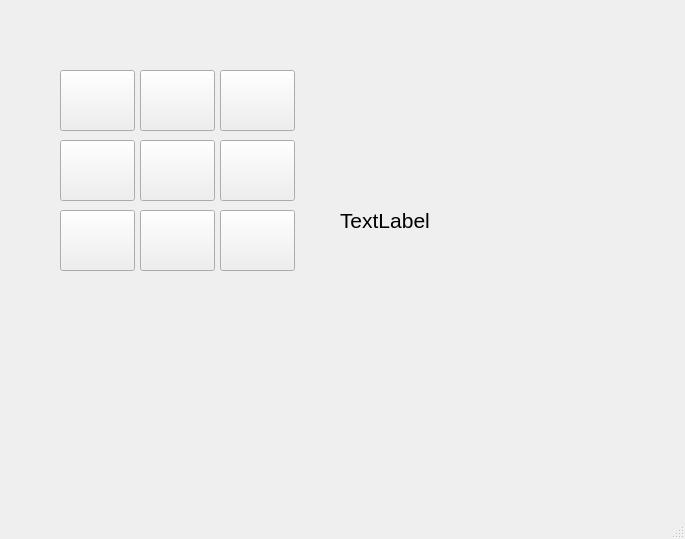
<?xml version="1.0" encoding="UTF-8"?>
<ui version="4.0">
 <class>MainWindow</class>
 <widget class="QMainWindow" name="MainWindow">
  <property name="geometry">
   <rect>
    <x>0</x>
    <y>0</y>
    <width>685</width>
    <height>539</height>
   </rect>
  </property>
  <property name="windowTitle">
   <string>MainWindow</string>
  </property>
  <widget class="QWidget" name="centralwidget">
   <widget class="QPushButton" name="btn_6">
    <property name="geometry">
     <rect>
      <x>60</x>
      <y>70</y>
      <width>75</width>
      <height>61</height>
     </rect>
    </property>
    <property name="font">
     <font>
      <pointsize>28</pointsize>
     </font>
    </property>
    <property name="text">
     <string/>
    </property>
   </widget>
   <widget class="QPushButton" name="btn_7">
    <property name="geometry">
     <rect>
      <x>140</x>
      <y>70</y>
      <width>75</width>
      <height>61</height>
     </rect>
    </property>
    <property name="font">
     <font>
      <pointsize>28</pointsize>
     </font>
    </property>
    <property name="text">
     <string/>
    </property>
   </widget>
   <widget class="QPushButton" name="btn_8">
    <property name="geometry">
     <rect>
      <x>220</x>
      <y>70</y>
      <width>75</width>
      <height>61</height>
     </rect>
    </property>
    <property name="font">
     <font>
      <pointsize>28</pointsize>
     </font>
    </property>
    <property name="text">
     <string/>
    </property>
   </widget>
   <widget class="QPushButton" name="btn_5">
    <property name="geometry">
     <rect>
      <x>220</x>
      <y>140</y>
      <width>75</width>
      <height>61</height>
     </rect>
    </property>
    <property name="font">
     <font>
      <pointsize>28</pointsize>
     </font>
    </property>
    <property name="text">
     <string/>
    </property>
   </widget>
   <widget class="QPushButton" name="btn_3">
    <property name="geometry">
     <rect>
      <x>60</x>
      <y>140</y>
      <width>75</width>
      <height>61</height>
     </rect>
    </property>
    <property name="font">
     <font>
      <pointsize>28</pointsize>
     </font>
    </property>
    <property name="text">
     <string/>
    </property>
   </widget>
   <widget class="QPushButton" name="btn_4">
    <property name="geometry">
     <rect>
      <x>140</x>
      <y>140</y>
      <width>75</width>
      <height>61</height>
     </rect>
    </property>
    <property name="font">
     <font>
      <pointsize>28</pointsize>
     </font>
    </property>
    <property name="text">
     <string/>
    </property>
   </widget>
   <widget class="QPushButton" name="btn_1">
    <property name="geometry">
     <rect>
      <x>140</x>
      <y>210</y>
      <width>75</width>
      <height>61</height>
     </rect>
    </property>
    <property name="font">
     <font>
      <pointsize>28</pointsize>
     </font>
    </property>
    <property name="text">
     <string/>
    </property>
   </widget>
   <widget class="QPushButton" name="btn_2">
    <property name="geometry">
     <rect>
      <x>220</x>
      <y>210</y>
      <width>75</width>
      <height>61</height>
     </rect>
    </property>
    <property name="font">
     <font>
      <pointsize>28</pointsize>
     </font>
    </property>
    <property name="text">
     <string/>
    </property>
   </widget>
   <widget class="QPushButton" name="btn_0">
    <property name="geometry">
     <rect>
      <x>60</x>
      <y>210</y>
      <width>75</width>
      <height>61</height>
     </rect>
    </property>
    <property name="font">
     <font>
      <pointsize>28</pointsize>
     </font>
    </property>
    <property name="text">
     <string/>
    </property>
   </widget>
   <widget class="QLabel" name="lbl_">
    <property name="geometry">
     <rect>
      <x>330</x>
      <y>70</y>
      <width>321</width>
      <height>61</height>
     </rect>
    </property>
    <property name="font">
     <font>
      <pointsize>28</pointsize>
     </font>
    </property>
    <property name="text">
     <string/>
    </property>
   </widget>
   <widget class="QLabel" name="lbl_2">
    <property name="geometry">
     <rect>
      <x>340</x>
      <y>180</y>
      <width>301</width>
      <height>81</height>
     </rect>
    </property>
    <property name="font">
     <font>
      <pointsize>16</pointsize>
     </font>
    </property>
    <property name="text">
     <string>TextLabel</string>
    </property>
   </widget>
  </widget>
  <widget class="QMenuBar" name="menubar">
   <property name="geometry">
    <rect>
     <x>0</x>
     <y>0</y>
     <width>685</width>
     <height>21</height>
    </rect>
   </property>
  </widget>
  <widget class="QStatusBar" name="statusbar"/>
 </widget>
 <resources/>
 <connections/>
</ui>
